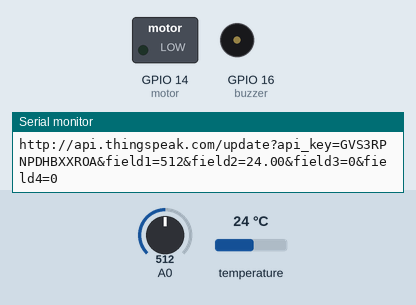
Simulated run of this sketch. Board: ESP8266 (NodeMCU). Parts: switched loads named in the sketch (green lamp = pin HIGH), buzzer (waves = sounding, pin HIGH), the last lines printed to the serial monitor. Inputs (shaded band) come from the test bench; at power-on: temperature 24 °C, A0 = 512. WiFi joins after 1.5 s; servers stay silent unless stated; web services answer with replies made up by the test bench.

Above: at 9.2 s.
9.3 s: temperature set to 36 °C
10.8 s: temperature set to 36.9 °C
At 11.5 s:
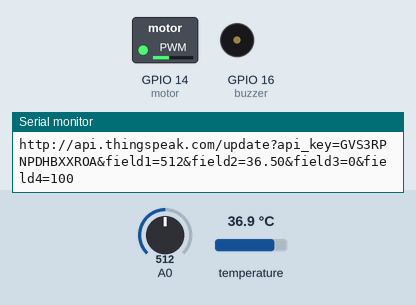
12.3 s: A0 set to 788
13.8 s: A0 set to 817
At 14.09 s:
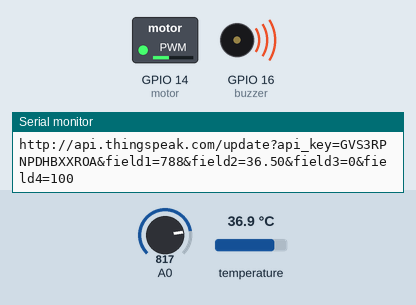
16.8 s: A0 set to 790
At 17.5 s:
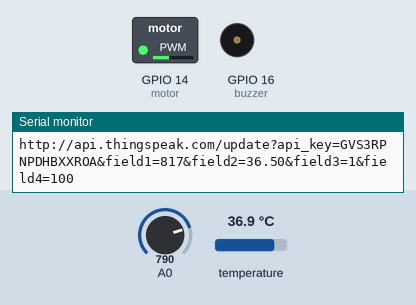
19.2 s: A0 set to 810
At 19.75 s:
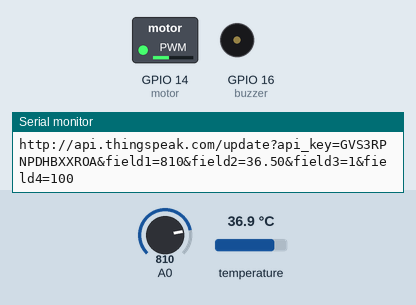
Timing chart, 0 to 23.2 s (numbered marks = the images above; inputs shaded):
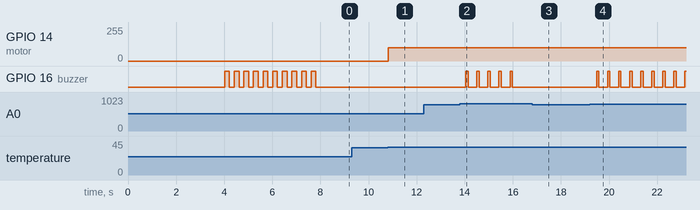

Measured:
- the behaviour switches between 36.4 and 36.5 °C on temperature (found by bisection; images 0 and 1)
- the behaviour switches between 800 and 801 on A0 (found by bisection; images 1 and 2)
- after the input at 10.8 s, GPIO 14 (motor): 0/255 → 100/255 at once
- after the input at 13.8 s, GPIO 16 (buzzer): alternates HIGH for 0.10 s and LOW for 0.36 s, 10 changes in all, then stays LOW, starting after 0.25 s
- after the input at 16.8 s, GPIO 16 (buzzer): stops changing and stays LOW
- after the input at 19.2 s, GPIO 16 (buzzer): alternates HIGH for 0.10 s and LOW for 0.36 s, starting after 0.28 s

The sketch:

VentilationSystem.ino
```cpp
#include <Arduino.h>
#include <ESP8266WiFi.h>
#include <ESP8266WiFiMulti.h>
#include <ESP8266HTTPClient.h>
#include <WiFiClient.h>
#include "Wire.h"
#include <OneWire.h>
#include <DallasTemperature.h>


#define ONE_WIRE_BUS 12
#define TEMPERATURE_PRECISION 9

int sensor=10;
// Setup a oneWire instance to communicate with any OneWire devices (Dallas temperature ICs)
OneWire oneWire(ONE_WIRE_BUS);

// Pass our oneWire reference to Dallas Temperature.
DallasTemperature sensors(&oneWire);

DeviceAddress insideThermometer, outsideThermometer;

float tempC=0;

#define motor 14
#define buzzer 16

ESP8266WiFiMulti WiFiMulti;
String s="";
int pwm=0;

void setup() {

  Serial.begin(9600);

pinMode(motor,OUTPUT);
pinMode(buzzer,OUTPUT);

  for (uint8_t t = 4; t > 0; t--) {
    Serial.printf("[SETUP] WAIT %d...\n", t);
    Serial.flush();
    delay(1000);
  }

  WiFi.mode(WIFI_STA);
  WiFiMulti.addAP("Priyash", "12345678");

  sensors.begin();

   // set the resolution to 9 bit per device
  sensors.setResolution(insideThermometer, TEMPERATURE_PRECISION);

for(int i=0;i<10;i++)
{
  digitalWrite(buzzer,1);
  delay(200);
  digitalWrite(buzzer,0);
  delay(200);
}

}

long times = 0;
byte Available = 0;

void loop() {

delay(200);
  sensors.requestTemperatures();
  tempC = sensors.getTempC(insideThermometer);

      if(tempC>36)
      {
      pwm = map(tempC, 36, 90, 100, 255);
      analogWrite(motor,pwm);
      }
      else
      {
        pwm=0;
      }

  int gas = analogRead(A0);

 if(gas>800)
 {
   digitalWrite(buzzer,1);
   delay(100);
    digitalWrite(buzzer,0);
 }
 else
 {
  digitalWrite(buzzer,0);
 }

      delay(10);
      s = "http://api.thingspeak.com/update?api_key=GVS3RPNPDHBXXROA&field1=";
      s += gas;
      s += "&field2=";
      s += tempC;
      s += "&field3=";
      if(gas>800)
      {
       s += 1;
      }
      else
      {
         s += 0;
      }
      s += "&field4=";
      s += pwm;

      Serial.println(s);
      Available = 1;


  if(Available == 1 & millis()>times+16000)
  {
  if ((WiFiMulti.run() == WL_CONNECTED)) {

    WiFiClient client;
    HTTPClient http;

    int len = s.length();
    char c[len+5];
    s.toCharArray(c, len+1);

    if (http.begin(client, c)) {  // HTTP

      Serial.print("[HTTP] GET...\n");
      // start connection and send HTTP header
      int httpCode = http.GET();

      // httpCode will be negative on error
      if (httpCode > 0) {
        // HTTP header has been send and Server response header has been handled
        Serial.printf("[HTTP] GET... code: %d\n", httpCode);

        // file found at server
        if (httpCode == HTTP_CODE_OK || httpCode == HTTP_CODE_MOVED_PERMANENTLY) {
          String payload = http.getString();
          Serial.println(payload);
          Available = 0;
          times = millis();
        }
      } else {
        Serial.printf("[HTTP] GET... failed, error: %s\n", http.errorToString(httpCode).c_str());
      }
      http.end();
    } else {
      Serial.printf("[HTTP} Unable to connect\n");
    }
  }
  }

}
```
